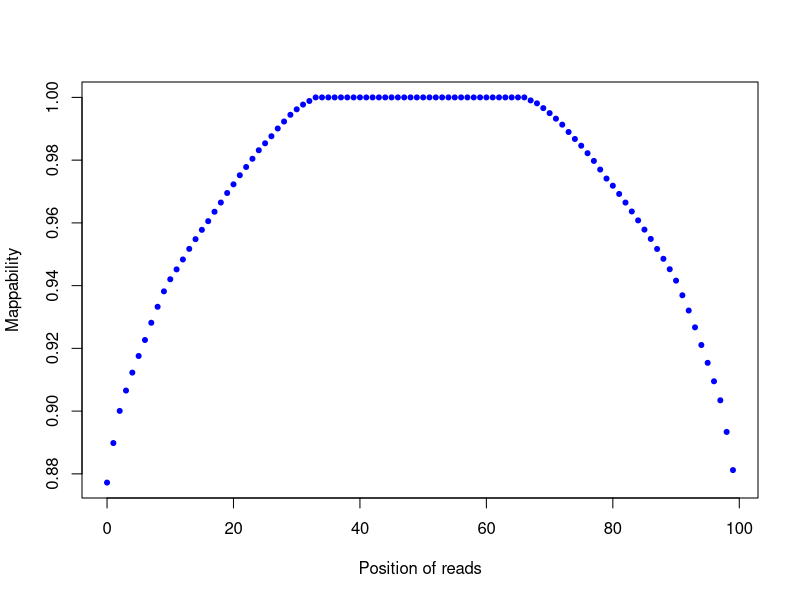

Write the R code that produced this figure.
png("/sonas-hs/bsr/hpc/data/yjin/test_BAMqc/exp/test1/figs/smp2.clipping_profile.png",width=500,height=500,units="px")
read_pos=c(0,1,2,3,4,5,6,7,8,9,10,11,12,13,14,15,16,17,18,19,20,21,22,23,24,25,26,27,28,29,30,31,32,33,34,35,36,37,38,39,40,41,42,43,44,45,46,47,48,49,50,51,52,53,54,55,56,57,58,59,60,61,62,63,64,65,66,67,68,69,70,71,72,73,74,75,76,77,78,79,80,81,82,83,84,85,86,87,88,89,90,91,92,93,94,95,96,97,98,99)
count=c(9897,8881,8055,7532,7071,6644,6233,5790,5380,4983,4673,4419,4164,3892,3642,3403,3180,2938,2701,2456,2234,2000,1788,1577,1358,1179,998,799,620,447,306,184,92,0,0,0,0,0,0,0,0,0,0,0,0,0,0,0,0,0,0,0,0,0,0,0,0,0,0,0,0,0,0,0,0,0,0,77,152,275,404,546,700,889,1068,1241,1434,1632,1854,2085,2269,2480,2702,2931,3160,3397,3636,3894,4147,4415,4708,5084,5476,5908,6362,6820,7294,7783,8595,9576)
plot(read_pos,1-(count/80603),pch=20,xlab="Position of reads",ylab="Mappability",col="blue")
dev.state=dev.off()
